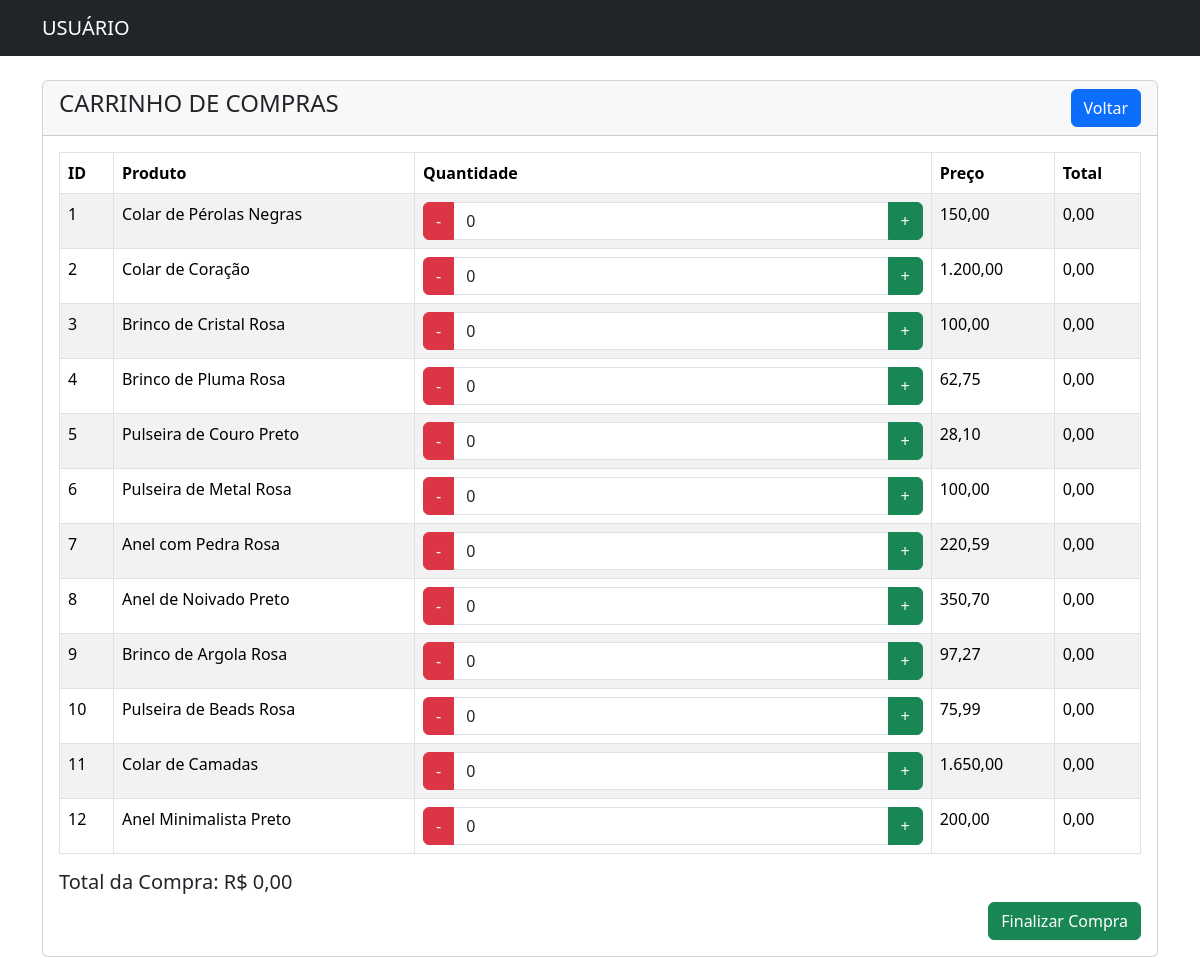
Page /carrinho.php on the committed database.
### tables this page shows
CREATE TABLE Produto_Loja (
    id_produto_loja INT AUTO_INCREMENT PRIMARY KEY,
    produto VARCHAR(100),
    estoque INT,
    preco_loja DECIMAL(10, 2),
    quantidade_vendida INT DEFAULT 0,
    lucro DECIMAL(10, 2) DEFAULT 0.00
);

### carrinho.php (the view, shortened to what this page needs)
<?php
require 'conexao.php';
?>
<!doctype html>
<html lang="en">
<head>
    <link href="https://cdn.jsdelivr.net/npm/bootstrap@5.3.3/dist/css/bootstrap.min.css" rel="stylesheet">
</head>
<body>
    <?php include('navbar_usuario.php'); ?>
    <div class="container mt-4">
        <div class="row">
            <div class="col-md-12">
                <div class="card">
                    <div class="card-header">
                        <h4>CARRINHO DE COMPRAS
                            <a href="loja.php" class="btn btn-primary float-end ms-2">Voltar</a>
                        </h4>
                    </div>
                    <div class="card-body">
                        <form method="POST" action="config.php">
                            <table class="table table-bordered table-striped">
                                <thead>
                                    <tr>
                                        <th>ID</th>
                                        <th>Produto</th>
                                        <th>Quantidade</th>
                                        <th>Preço</th>
                                        <th>Total</th>
                                    </tr>
                                </thead>
                                <tbody>
                                    <?php
                                    $sql = 'SELECT * FROM produto_loja';
                                    $produtos = mysqli_query($conexao, $sql);
                                    if ($produtos && mysqli_num_rows($produtos) > 0) {
                                        foreach($produtos as $produto) {
                                    ?>
                                    <tr>
                                        <td>
                                            <?=$produto['id_produto_loja']?>
                                        </td>
                                        <td><?=$produto['produto']?></td>
                                        <td>
                                            <div class="input-group">
                                                <button type="button" class="btn btn-danger" onclick="alterarQuantidade(this, -1)">-</button>
                                                <input type="text" name="quantidade[]" value="0" class="form-control quantidade" onchange="atualizarTotal()">
                                                <button type="button" class="btn btn-success" onclick="alterarQuantidade(this, 1)">+</button>
                                            </div>
                                        </td>
                                        <td>
                                            <span class="preco"><?=number_format($produto['preco_loja'], 2, ',', '.')?></span>
                                        </td>
                                        <td>
                                            <span class="total-produto">0,00</span>
                                        </td>
                                    </tr>
                                    <?php
                                        }
                                    } else {
                                        echo '<h5>Ainda não tem Produtos!</h5>';
                                    }
                                    ?>
                                </tbody>
                            </table>
                            <h5>Total da Compra: R$ <span id="total-compra">0,00</span></h5>
                            <button type="submit" name="finalizar_compra" class="btn btn-success float-end">Finalizar Compra</button>
                        </form>
                    </div>
                </div>
            </div>
        </div>
    </div>
</body>
</html>

### rows in the picture
produto_loja: id_produto_loja "1", produto "Colar de Pérolas Negras", preco_loja "150,00"
produto_loja: id_produto_loja "2", produto "Colar de Coração", preco_loja "1.200,00"
produto_loja: id_produto_loja "3", produto "Brinco de Cristal Rosa", preco_loja "100,00"
produto_loja: id_produto_loja "4", produto "Brinco de Pluma Rosa", preco_loja "62,75"
produto_loja: id_produto_loja "5", produto "Pulseira de Couro Preto", preco_loja "28,10"
produto_loja: id_produto_loja "6", produto "Pulseira de Metal Rosa", preco_loja "100,00"
produto_loja: id_produto_loja "7", produto "Anel com Pedra Rosa", preco_loja "220,59"
produto_loja: id_produto_loja "8", produto "Anel de Noivado Preto", preco_loja "350,70"
produto_loja: id_produto_loja "9", produto "Brinco de Argola Rosa", preco_loja "97,27"
produto_loja: id_produto_loja "10", produto "Pulseira de Beads Rosa", preco_loja "75,99"
produto_loja: id_produto_loja "11", produto "Colar de Camadas", preco_loja "1.650,00"
produto_loja: id_produto_loja "12", produto "Anel Minimalista Preto", preco_loja "200,00"
